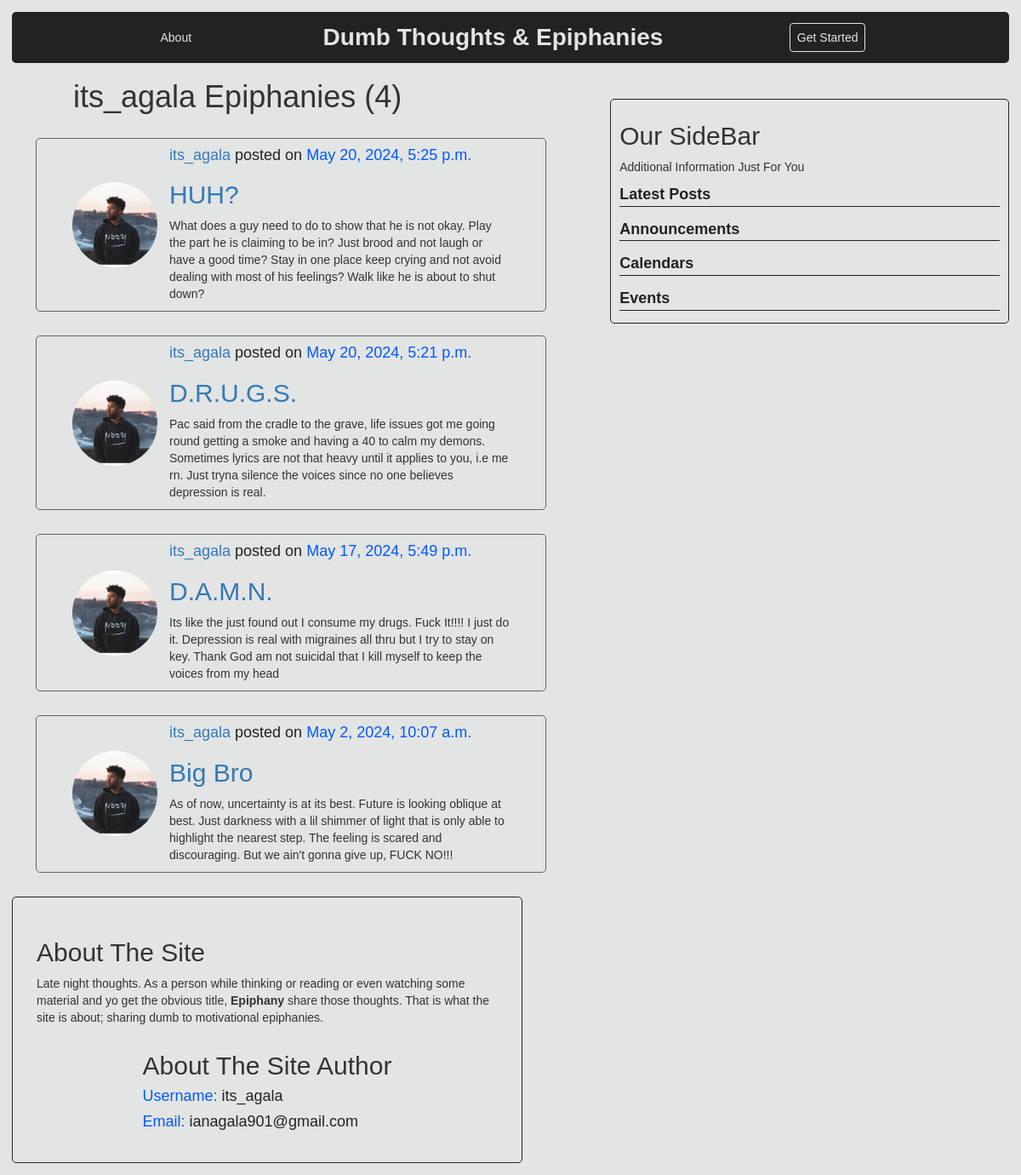
Screenshot of /user/its_agala with the database file from the repository.
### blog/models.py (models this page shows, shortened)
class Post(models.Model):
    title = models.CharField(max_length=100)
    content = models.TextField()
    date_posted = models.DateTimeField(default=timezone.now)
    author = models.ForeignKey(User, on_delete=models.CASCADE)

### users/models.py (models this page shows, shortened)
class Account(models.Model):
    user = models.OneToOneField(User, on_delete=models.CASCADE)
    image = models.ImageField(default='default.jpg', upload_to='profile_pics')

### blog/views.py (the view)
# urls.py: path('user/<str:username>', UserPostListView.as_view(), name='user-posts'),
class UserPostListView(ListView):
    model = Post
    template_name = 'blog/user_posts.html'
    context_object_name = 'posts'
    paginate_by = 5
    def get_queryset(self):
        user = get_object_or_404(User, username=self.kwargs.get('username'))
        return Post.objects.filter(author=user).order_by('-date_posted')

### blog/templates/blog/user_posts.html (shortened to what this page needs)
{% extends "blog/base.html" %}
{% block content %}
  <h1 class="title"><u>{{ view.kwargs.username }} Epiphanies ({{page_obj.paginator.count}}) </u></h1>
  {% for post in posts %}
  <div class="container">
      <img src="{{post.author.account.image.url}}" alt="Profile Pic" class="pp" width="100px" height="100px">
      <div class="blog-post">
        <h4><a  href="{% url 'user-posts' post.author.username %}">{{post.author.username}} </a><span>posted on </span>{{post.date_posted}}</h4>
        <h2><a  href="{% url 'post-detail' post.id %}">{{post.title}}</a></h2>
        <p>{{post.content}}</p>
      </div>
  </div>
  {% endfor %}
  <div id="about">
    <div class="about-site">
        <h2>About The Site</h2>
        <p>Late night thoughts. As a person while thinking or reading or even watching some material and yo get the obvious title, <strong>Epiphany</strong> share those thoughts. That is what the site is about; sharing dumb to motivational epiphanies. </p>
    </div>
    <div class="about-author">
        <h2>About The Site Author</h2>
        <h4>Username: <span>its_agala </span></h4>
        <h4>Email: <span>ianagala901@gmail.com </span></h4>
    </div>
  </div>
{% endblock content %}

### blog/static/css/base.css (style rules this page uses)
* { box-sizing: border-box; font-family: 'PT Sans', sans-serif; text-decoration: none; }
body { background-color: #e3e4e4; padding: 1em; overflow-x: hidden; }
.title { padding-left:0 2rem; margin-left: 2em; }
.container { display: flex; align-items: center; justify-content:center ; gap: 1em; padding: 0 2em; margin: 2em; border: #636262 1px groove; width: 600px; border-radius: 5px; }
.pp { border-radius: 50%; }
h4 { color: #0059ff; }
span { color: #222; }
#about { width: 50vw; display: flex; align-items: center; justify-content: center; flex-direction: column; padding: 2em; border: #222 1px groove; border-radius: 5px; }

### rows the page displays
Post: author.account.image (picture), author.username "its_agala", date_posted "May 20, 2024, 5:25 p.m.", title "HUH?", content "What does a guy need to do to show that he is not okay. Play the part he is claiming to be in? Just brood and not laugh or have a good time? Stay in one place keep crying and not avoid dealing with most of his feelings? Walk like he is about to shut down?"
Post: author.account.image (picture), author.username "its_agala", date_posted "May 20, 2024, 5:21 p.m.", title "D.R.U.G.S.", content "Pac said from the cradle to the grave, life issues got me going round getting a smoke and having a 40 to calm my demons. Sometimes lyrics are not that heavy until it applies to you, i.e me rn. Just tryna silence the voices since no one believes depression is real."
Post: author.account.image (picture), author.username "its_agala", date_posted "May 17, 2024, 5:49 p.m.", title "D.A.M.N.", content "Its like the just found out I consume my drugs. Fuck It!!!! I just do it. Depression is real with migraines all thru but I try to stay on key. Thank God am not suicidal that I kill myself to keep the voices from my head"
Post: author.account.image (picture), author.username "its_agala", date_posted "May 2, 2024, 10:07 a.m.", title "Big Bro", content "As of now, uncertainty is at its best. Future is looking oblique at best. Just darkness with a lil shimmer of light that is only able to highlight the nearest step. The feeling is scared and discouraging. But we ain't gonna give up, FUCK NO!!!"

### other values shown
{{ view.kwargs.username }} "its_agala"
{{ page_obj.paginator.count }} "4"
